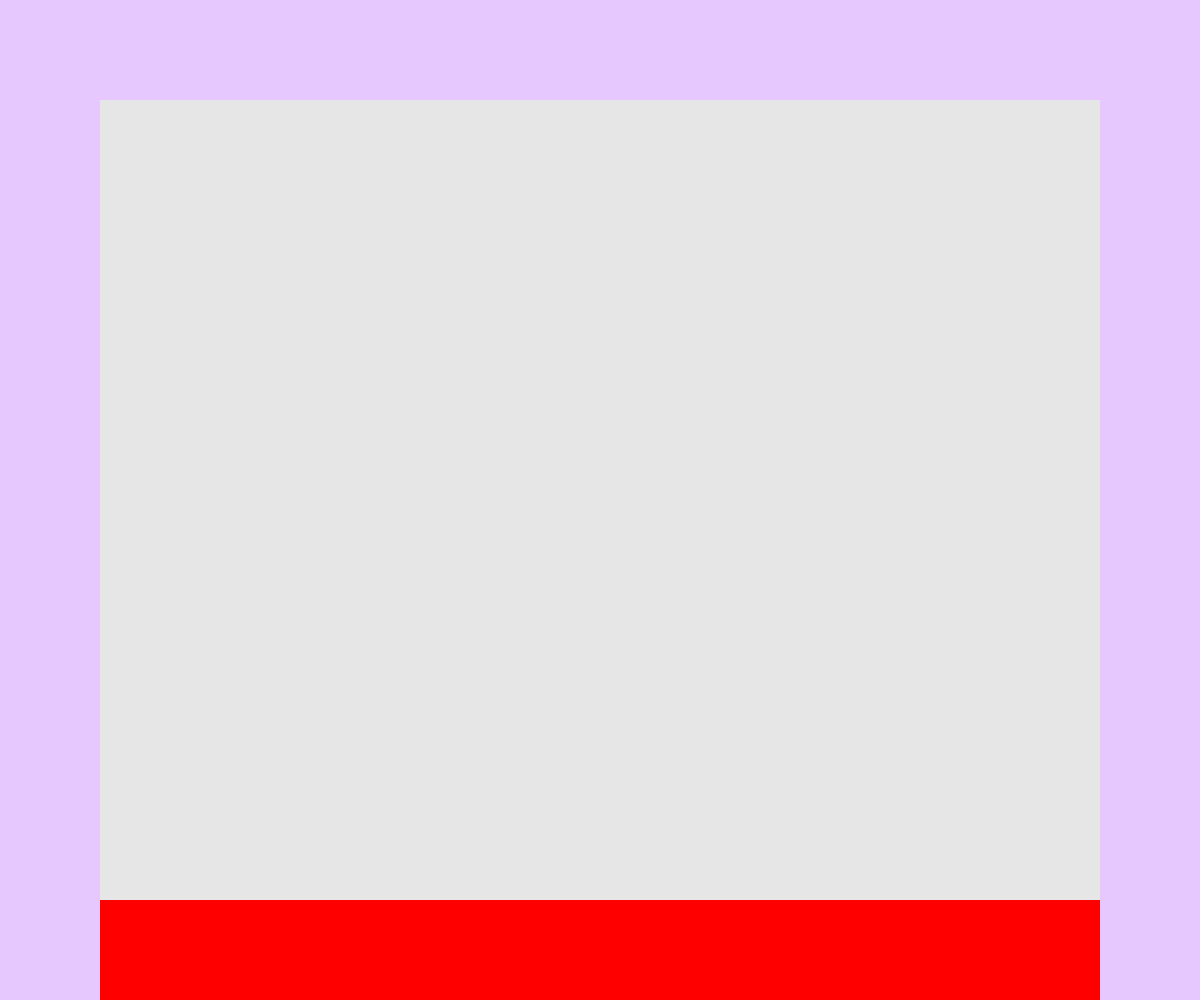
Frame 1 (no input)
Frame 60 (no input): identical to frame 1, image omitted
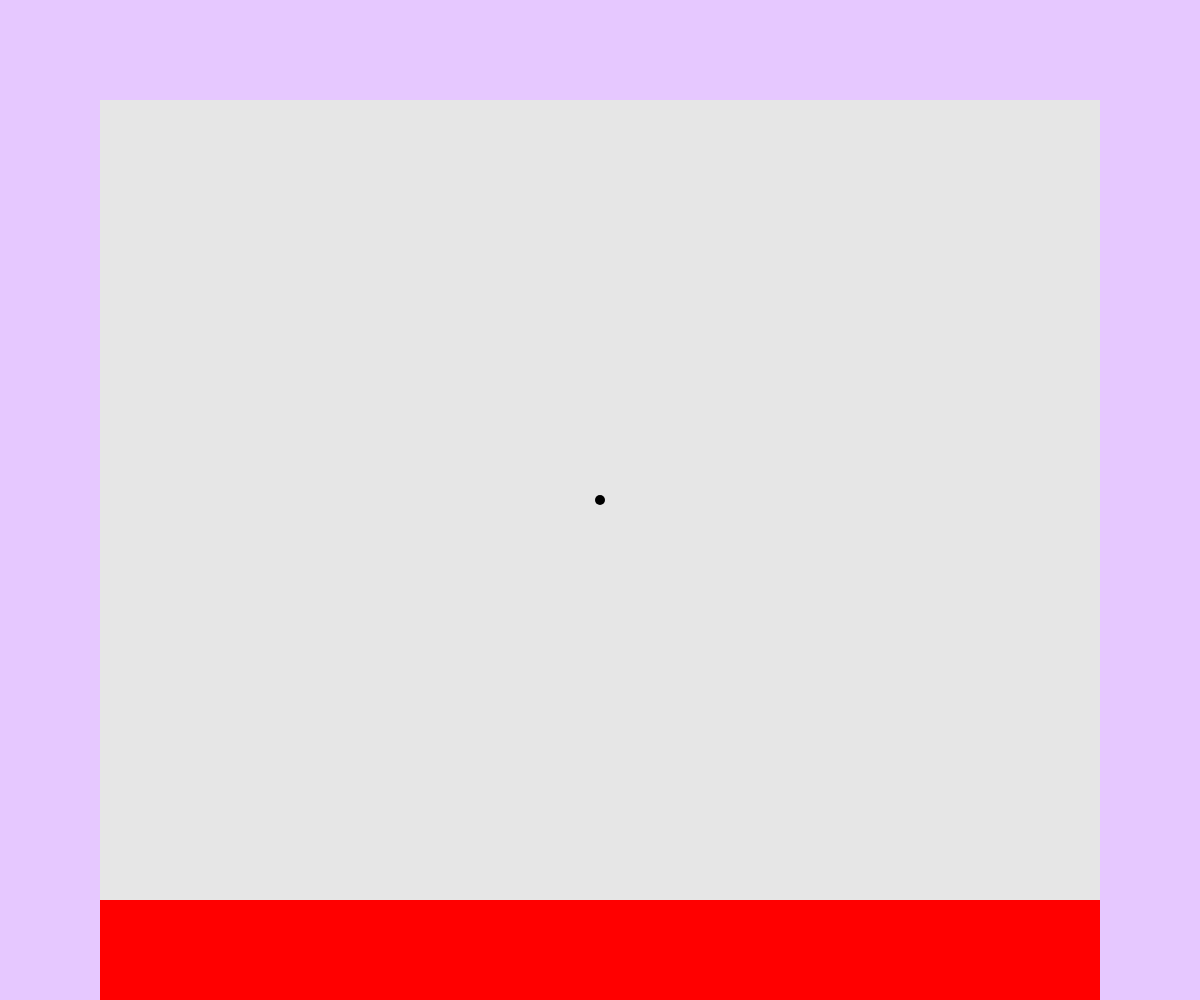
Frame 120 (the mouse pressed at the canvas centre since frame 60)

The p5.js sketch that drew these frames (run headless with seeded random() and noise() and a simulated clock; from frame 60 on, the mouse is pressed at the canvas centre):

// p5.js sketch
// ── sketch.js
// Interactive scene
// Avery Walker
// September 19th, 2024
//
// Extra for Experts:
// -Project resizes with the Window
// -mouse scroll wheel changes brushSize

///formating
let borderSize = 100;
///drawable area 
let rectHeight = 500;
let rectWidth = 600;
let rectX = borderSize;
let rectY = borderSize;
//color palette
let colorFifths = 0; // this should become a local variable
///brush
let brushSize = 10;
///color
let brushR = 0;
let brushG = 0;
let brushB = 0;


function setup() {
  createCanvas(windowWidth, windowHeight);
  stuffToDoWhenStarts();
}

function draw() {

}

function mouseWheel(event) {
  if (event.delta <= 0 && brushSize <= 80 ) {
    brushSize += 5;
  }
  else if (event.delta > 1 && brushSize > 6) {
    brushSize -= 5;
  }
}

function mousePressed() {
  if (mouseX <= windowWidth-borderSize*2 + rectX && mouseX >= rectX && mouseY <= windowHeight-borderSize*2 + rectY && mouseY >= rectY) {
    fill(brushR, brushG, brushB);
    circle(mouseX, mouseY, brushSize);
  }
}

function mouseDragged() {
  if (mouseX <= windowWidth-borderSize*2 + rectX && mouseX >= rectX && mouseY <= windowHeight-borderSize*2 + rectY && mouseY >= rectY) {
    fill(brushR, brushG, brushB);
    circle(mouseX, mouseY, brushSize);
  }
}

function keyPressed() {
  // reset canvas when 'r' pressed
  if (key === "r") {
    stuffToDoWhenStarts();
  }
}

function smallCanvas() {
  //drawable area
  noStroke();
  fill(230);

  rect(rectX, rectY, windowWidth-borderSize*2, windowHeight-borderSize*2);
}

function colorPalette() {
  //red, green, blue, white, + black
  colorFifths = 0;
  for (let i=0; i < 5; i++) {
    fill(255, 0, 0);
    rect(borderSize + colorFifths, windowHeight-borderSize, (windowWidth-borderSize*2)/5);
    colorFifths += (windowWidth-borderSize*2)/5;
  }
}



function stuffToDoWhenStarts() { 
  background(230, 200, 260); //light purple/pink
  smallCanvas();
  colorPalette();
  brushSize = 10;
}


//resizes the project with the window
function windowResized() {
  resizeCanvas(windowWidth, windowHeight);
  stuffToDoWhenStarts();
}
